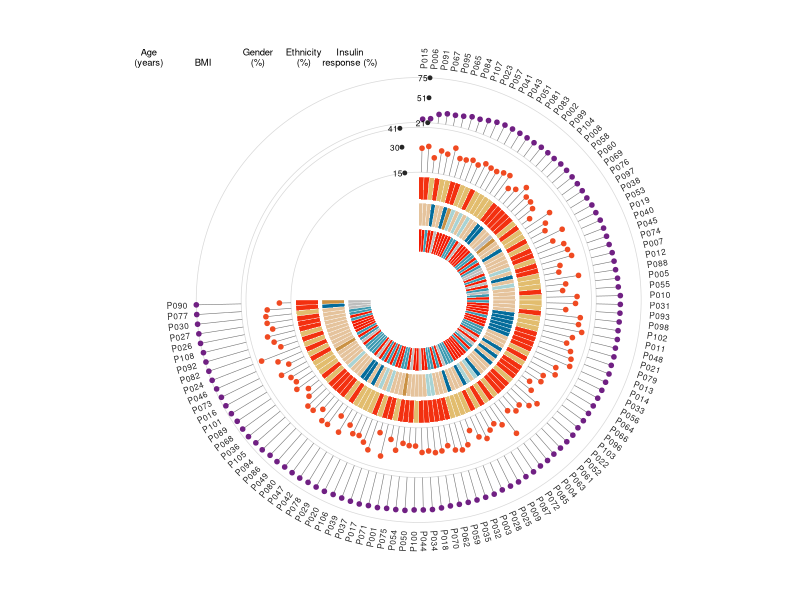
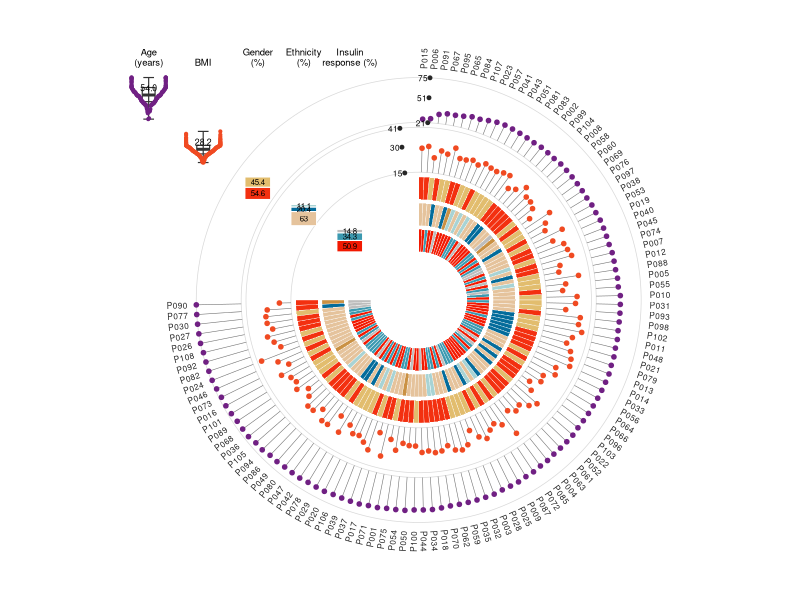
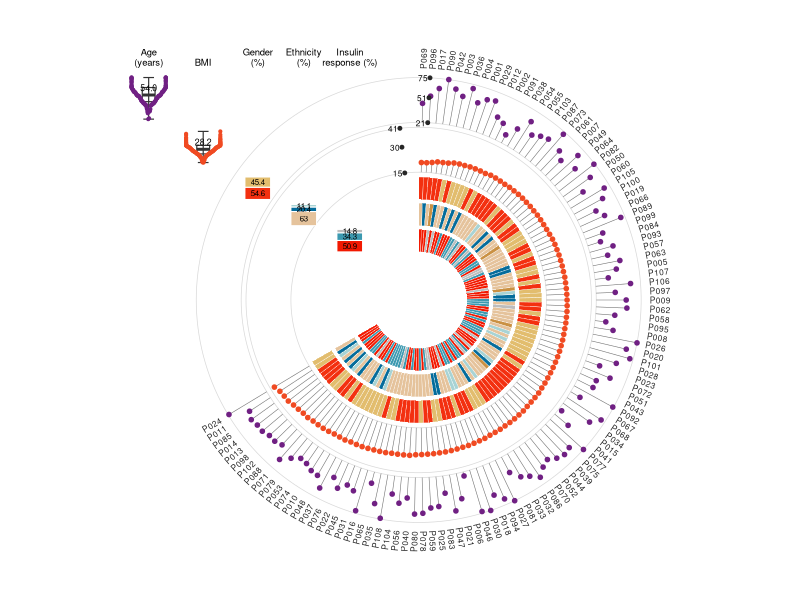

Generate these figures, in order, with R:
## ---- chunk 1
# Installing necessary packages
if (!requireNamespace("tidyverse", quietly = TRUE)) {
  install.packages("tidyverse")
}

# Load packages
library(tidyverse)
## ---- chunk 2
set.seed(2026)
n <- 108
dat <- tibble(
  id = sprintf("P%03d", 1:n),
  age = round(pmin(pmax(rnorm(n, 56, 12), 21), 75)),
  bmi = round(pmin(pmax(rnorm(n, 28, 4), 15), 41), 1),
  iris = sample(c("IS", "IR", "Unknown"), n, TRUE, prob = c(.52, .33, .15)),
  ethnicity = sample(c("Asian", "Black", "Caucasian", "Hispanics", "Unknown"), n, TRUE,
                     prob = c(.20, .07, .66, .04, .03)),
  gender = sample(c("Female", "Male"), n, TRUE, prob = c(.52, .48))
)

head(dat)
## ---- chunk 3
numeric_tracks <- tribble(
  ~name,  ~column, ~title,          ~inner, ~outer, ~min, ~max, ~color,    ~ticks,
  "Age",  "age",   "Age\n(years)",  3.32,   4.16,    21,   75,   "#702083", "21,51,75",
  "BMI",  "bmi",   "BMI",           2.39,   3.23,    15,   41,   "#F04A22", "15,30,41")

category_tracks <- tribble(
  ~name,               ~column,      ~title,                   ~inner, ~outer,
  "Gender",            "gender",     "Gender\n(%)",            1.88,   2.30,
  "Ethnicity",         "ethnicity",  "Ethnicity\n(%)",         1.39,   1.81,
  "Insulin response",  "iris",       "Insulin\nresponse (%)",  0.90,   1.32)

category_colors <- c(
  Female = "#F33010", Male = "#E2BD6E",
  Asian = "#046C9B", Black = "#A8D3D4", Caucasian = "#E5C39C", Hispanics = "#CA9143",
  Unknown = "#BDBDBD", IS = "#F21901", IR = "#3C99B0")
## ---- chunk 4
# ─────────────────────────────────────────────────────────────────────────────
# circular_annotation_plot(): ring of samples + multi-track annotation + gap panels
# ─────────────────────────────────────────────────────────────────────────────
circular_annotation_plot <- function(data, id_col, sort_col,
                                     numeric_tracks, category_tracks,
                                     category_colors = c(),
                                     gap_degrees = 90, show_summary = TRUE,
                                     id_size = 2.1, base_size = 10) {
  data <- data |> arrange(.data[[sort_col]])
  n <- nrow(data)
  span <- (360 - gap_degrees) * pi / 180
  step <- span / n
  data <- data |>
    mutate(.i = row_number(),
           .start = pi / 2 - (.i - 1) * step,
           .end = pi / 2 - .i * step,
           .angle = (.start + .end) / 2)

  # default palette for categories missing a color
  auto_palette <- c("#046C9B", "#E5C39C", "#CA9143", "#A8D3D4", "#F33010",
                    "#E2BD6E", "#3C99B0", "#F21901", "#7A5195", "#EF5675", "#FFA600")

  # -- sector polygons for one category track ---------------------------------
  band_polygons <- function(column, inner, outer) {
    fill <- category_colors[as.character(data[[column]])]
    missing <- is.na(fill)
    if (any(missing)) {
      lv <- unique(as.character(data[[column]][missing]))
      extra <- auto_palette[seq_along(lv)]
      names(extra) <- lv
      fill[missing] <- extra[as.character(data[[column]][missing])]
    }
    map_dfr(seq_len(n), function(k) {
      a <- seq(data$.start[k], data$.end[k], length.out = 8)
      tibble(.group = k,
             x = c(outer * cos(a), inner * cos(rev(a))),
             y = c(outer * sin(a), inner * sin(rev(a))),
             fill = fill[k])
    })
  }

  value_radius <- function(v, minv, maxv, inner, outer) {
    inner + (v - minv) / (maxv - minv) * (outer - inner)
  }

  # -- lollipop segments for one numeric track --------------------------------
  lollipop <- function(column, minv, maxv, inner, outer) {
    r <- value_radius(data[[column]], minv, maxv, inner, outer)
    tibble(x0 = cos(data$.angle) * inner, y0 = sin(data$.angle) * inner,
           x1 = cos(data$.angle) * r,   y1 = sin(data$.angle) * r)
  }

  # -- gap panels -------------------------------------------------------------
  slot_x <- function(j, numeric = TRUE) {
    if (numeric) -5.05 + (j - 1) * 1.02
    else -5.05 + nrow(numeric_tracks) * 1.02 + (j - 1) * 0.86
  }
  # boxplot (computed in value space, mapped onto the ring radius)
  box_stats <- map_dfr(seq_len(nrow(numeric_tracks)), function(j) {
    tb <- numeric_tracks[j, ]; v <- data[[tb$column]]
    q <- quantile(v, c(.25, .5, .75)); r <- function(val) value_radius(val, tb$min, tb$max, tb$inner, tb$outer)
    tibble(x = slot_x(j), ymin = r(min(v)), ymax = r(max(v)), yq1 = r(q[1]), yq2 = r(q[2]), yq3 = r(q[3]),
           med = format(round(q[2], 1), nsmall = 1))
  })
  # deterministic swarm offsets (alternating around the slot)
  swarm <- map_dfr(seq_len(nrow(numeric_tracks)), function(j) {
    tb <- numeric_tracks[j, ]; v <- data[[tb$column]]
    o <- order(v); k <- integer(length(v)); k[o] <- seq_along(v)
    off <- pmin(ceiling(k / 2), 40) * ifelse(k %% 2 == 1, -1, 1) * 0.008
    tibble(x = slot_x(j) + off, y = value_radius(v, tb$min, tb$max, tb$inner, tb$outer),
           color = tb$color, track = tb$name)
  })
  # stacked proportion bars
  bars <- map_dfr(seq_len(nrow(category_tracks)), function(j) {
    tb <- category_tracks[j, ]; f <- as.character(data[[tb$column]])
    tab <- sort(table(f), decreasing = TRUE); frac <- as.numeric(tab) / sum(tab)
    fill <- category_colors[names(tab)]
    y0 <- tb$inner + (tb$outer - tb$inner) * c(0, head(cumsum(frac), -1))
    y1 <- tb$inner + (tb$outer - tb$inner) * cumsum(frac)
    tibble(x = slot_x(j, numeric = FALSE), y0 = y0, y1 = y1,
           pct = round(frac * 100, 1), fill = fill, cat = names(tab))
  })
  # circular ticks for numeric tracks
  tick_values <- numeric_tracks |> filter(!is.na(.data$ticks))
  ticks <- map_dfr(seq_len(nrow(tick_values)), function(j) {
    tb <- tick_values[j, ]
    v <- as.numeric(strsplit(tb$ticks, ",")[[1]])
    r <- value_radius(v, tb$min, tb$max, tb$inner, tb$outer)
    ang <- 1.52 + 0.16 * (j - 1)   # stagger ticks per track along the gap edge
    tibble(value = v, x = cos(ang) * r, y = sin(ang) * r)
  })

  # -- assemble ---------------------------------------------------------------
  p <- ggplot() +
    # guide circles at numeric track boundaries
    geom_hline(yintercept = 0, linewidth = 0) +
    lapply(unique(c(numeric_tracks$inner, numeric_tracks$outer)), function(r) {
      annotate("path", x = cos(seq(-pi, pi, length.out = 200)) * r, y = sin(seq(-pi, pi, length.out = 200)) * r,
               color = "grey85", linewidth = 0.25)
    }) +
    map(seq_len(nrow(category_tracks)), function(j) {
      tb <- category_tracks[j, ]
      geom_polygon(data = band_polygons(tb$column, tb$inner, tb$outer),
                   aes(x, y, group = .group, fill = fill), color = "white", linewidth = 0.12)
    }) +
    map(seq_len(nrow(numeric_tracks)), function(j) {
      tb <- numeric_tracks[j, ]
      geom_segment(data = lollipop(tb$column, tb$min, tb$max, tb$inner, tb$outer),
                   aes(x0, y0, xend = x1, yend = y1), color = "grey45", linewidth = 0.2)
    }) +
    map(seq_len(nrow(numeric_tracks)), function(j) {
      tb <- numeric_tracks[j, ]
      d <- lollipop(tb$column, tb$min, tb$max, tb$inner, tb$outer)
      geom_point(data = d, aes(x1, y1), color = tb$color, size = 1.25)
    }) +
    scale_fill_identity() +
    # sample ids
    geom_text(data = data |> mutate(
                deg = .angle * 180 / pi,
                lx = cos(.angle) * (max(category_tracks$outer, numeric_tracks$outer) + 0.16),
                ly = sin(.angle) * (max(category_tracks$outer, numeric_tracks$outer) + 0.16),
                rot = ifelse(cos(.angle) >= 0, deg, deg + 180),
                hj = ifelse(cos(.angle) >= 0, 0, 1)),
              aes(lx, ly, label = .data[[id_col]], angle = rot, hjust = hj), size = id_size, color = "grey15") +
    # gap panels
    { if (show_summary) geom_crossbar(data = box_stats, aes(x, yq2, ymin = yq1, ymax = yq3), width = 0.24, color = "grey20", linewidth = 0.40) } +
    { if (show_summary) geom_segment(data = box_stats, aes(x, ymin, xend = x, yend = ymax), color = "grey20", linewidth = 0.40) } +
    { if (show_summary) geom_segment(data = box_stats, aes(x - 0.10, ymin, xend = x + 0.10, yend = ymin), color = "grey20", linewidth = 0.40) } +
    { if (show_summary) geom_segment(data = box_stats, aes(x - 0.10, ymax, xend = x + 0.10, yend = ymax), color = "grey20", linewidth = 0.40) } +
    { if (show_summary) geom_text(data = box_stats, aes(x, yq2, label = med), size = base_size * 0.22, vjust = -0.55) } +
    { if (show_summary) geom_point(data = swarm, aes(x, y), color = swarm$color, size = 0.75) } +
    { if (show_summary) geom_rect(data = bars, aes(xmin = x - 0.24, xmax = x + 0.24, ymin = y0, ymax = y1, fill = fill),
              color = "white", linewidth = 0.35) } +
    { if (show_summary) geom_text(data = bars |> filter(pct >= 6), aes(x, (y0 + y1) / 2, label = pct), size = base_size * 0.2) } +
    # panel titles
    geom_text(data = numeric_tracks |> mutate(x = slot_x(seq_len(n()), TRUE), y = max(numeric_tracks$outer) + 0.22),
              aes(x, y, label = title), size = base_size * 0.24, vjust = 0, lineheight = 0.9) +
    geom_text(data = category_tracks |> mutate(x = slot_x(seq_len(n()), FALSE), y = max(numeric_tracks$outer) + 0.22),
              aes(x, y, label = title), size = base_size * 0.24, vjust = 0, lineheight = 0.9) +
    # ticks
    geom_point(data = ticks, aes(x, y), size = 1.0, color = "grey15") +
    geom_text(data = ticks, aes(x, y, label = value), size = base_size * 0.21, hjust = 1.2) +
    coord_fixed(xlim = c(-5.6, 4.9), ylim = c(-5.1, 5.1)) +
    theme_void(base_size = base_size)
  p
}
## ---- chunk 5
#| label: fig-1.1BasicCircular
#| fig-cap: "基础环形多轨道样本注释图"
#| out.width: "90%"
#| warning: false
#| message: false
#| fig-width: 9.5
#| fig-height: 9.5

p1 <- circular_annotation_plot(dat, id_col = "id", sort_col = "age",
  numeric_tracks = numeric_tracks, category_tracks = category_tracks,
  category_colors = category_colors, show_summary = FALSE)
p1
## ---- chunk 6
#| label: fig-1.2FullCircular
#| fig-cap: "带缺口汇总面板的环形注释图"
#| out.width: "90%"
#| warning: false
#| message: false
#| fig-width: 10.4
#| fig-height: 10.8

p2 <- circular_annotation_plot(dat, id_col = "id", sort_col = "age",
  numeric_tracks = numeric_tracks, category_tracks = category_tracks,
  category_colors = category_colors)
p2
## ---- chunk 7
#| label: fig-1.3CustomCircular
#| fig-cap: "自定义示例：按 BMI 排序、缺口 120°"
#| out.width: "90%"
#| warning: false
#| message: false
#| fig-width: 10.4
#| fig-height: 10.8

p3 <- circular_annotation_plot(dat, id_col = "id", sort_col = "bmi",
  numeric_tracks = numeric_tracks, category_tracks = category_tracks,
  category_colors = category_colors, gap_degrees = 120)
p3
